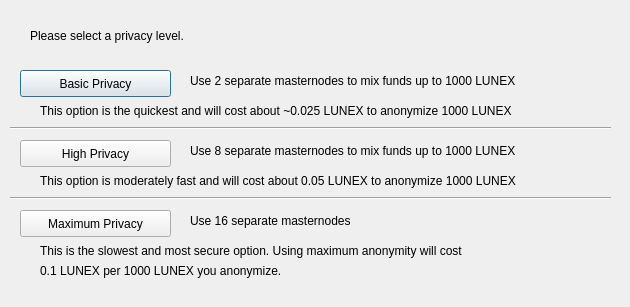
<?xml version="1.0" encoding="UTF-8"?>
<ui version="4.0">
 <class>DarksendConfig</class>
 <widget class="QDialog" name="DarksendConfig">
  <property name="geometry">
   <rect>
    <x>0</x>
    <y>0</y>
    <width>630</width>
    <height>307</height>
   </rect>
  </property>
  <property name="windowTitle">
   <string>Configure PrivateSend</string>
  </property>
  <widget class="QPushButton" name="buttonBasic">
   <property name="geometry">
    <rect>
     <x>20</x>
     <y>70</y>
     <width>151</width>
     <height>27</height>
    </rect>
   </property>
   <property name="text">
    <string>Basic Privacy</string>
   </property>
  </widget>
  <widget class="QPushButton" name="buttonHigh">
   <property name="geometry">
    <rect>
     <x>20</x>
     <y>140</y>
     <width>151</width>
     <height>27</height>
    </rect>
   </property>
   <property name="text">
    <string>High Privacy</string>
   </property>
  </widget>
  <widget class="QPushButton" name="buttonMax">
   <property name="geometry">
    <rect>
     <x>20</x>
     <y>210</y>
     <width>151</width>
     <height>27</height>
    </rect>
   </property>
   <property name="text">
    <string>Maximum Privacy</string>
   </property>
  </widget>
  <widget class="QLabel" name="label">
   <property name="geometry">
    <rect>
     <x>30</x>
     <y>20</y>
     <width>571</width>
     <height>31</height>
    </rect>
   </property>
   <property name="text">
    <string>Please select a privacy level.</string>
   </property>
  </widget>
  <widget class="QLabel" name="label_2">
   <property name="geometry">
    <rect>
     <x>190</x>
     <y>70</y>
     <width>421</width>
     <height>21</height>
    </rect>
   </property>
   <property name="text">
    <string>Use 2 separate masternodes to mix funds up to 1000 LUNEX</string>
   </property>
  </widget>
  <widget class="QLabel" name="label_3">
   <property name="geometry">
    <rect>
     <x>190</x>
     <y>140</y>
     <width>411</width>
     <height>21</height>
    </rect>
   </property>
   <property name="text">
    <string>Use 8 separate masternodes to mix funds up to 1000 LUNEX</string>
   </property>
  </widget>
  <widget class="QLabel" name="label_4">
   <property name="geometry">
    <rect>
     <x>190</x>
     <y>210</y>
     <width>421</width>
     <height>21</height>
    </rect>
   </property>
   <property name="text">
    <string>Use 16 separate masternodes</string>
   </property>
  </widget>
  <widget class="QLabel" name="label_6">
   <property name="geometry">
    <rect>
     <x>40</x>
     <y>100</y>
     <width>561</width>
     <height>21</height>
    </rect>
   </property>
   <property name="text">
    <string>This option is the quickest and will cost about ~0.025 LUNEX to anonymize 1000 LUNEX</string>
   </property>
  </widget>
  <widget class="QLabel" name="label_7">
   <property name="geometry">
    <rect>
     <x>40</x>
     <y>170</y>
     <width>561</width>
     <height>21</height>
    </rect>
   </property>
   <property name="text">
    <string>This option is moderately fast and will cost about 0.05 LUNEX to anonymize 1000 LUNEX</string>
   </property>
  </widget>
  <widget class="QLabel" name="label_8">
   <property name="geometry">
    <rect>
     <x>40</x>
     <y>240</y>
     <width>561</width>
     <height>21</height>
    </rect>
   </property>
   <property name="text">
    <string>This is the slowest and most secure option. Using maximum anonymity will cost</string>
   </property>
  </widget>
  <widget class="QLabel" name="label_9">
   <property name="geometry">
    <rect>
     <x>40</x>
     <y>260</y>
     <width>561</width>
     <height>21</height>
    </rect>
   </property>
   <property name="text">
    <string>0.1 LUNEX per 1000 LUNEX you anonymize.</string>
   </property>
  </widget>
  <widget class="Line" name="line">
   <property name="geometry">
    <rect>
     <x>10</x>
     <y>120</y>
     <width>601</width>
     <height>16</height>
    </rect>
   </property>
   <property name="orientation">
    <enum>Qt::Horizontal</enum>
   </property>
  </widget>
  <widget class="Line" name="line_2">
   <property name="geometry">
    <rect>
     <x>10</x>
     <y>190</y>
     <width>601</width>
     <height>16</height>
    </rect>
   </property>
   <property name="orientation">
    <enum>Qt::Horizontal</enum>
   </property>
  </widget>
 </widget>
 <resources/>
 <connections/>
</ui>
